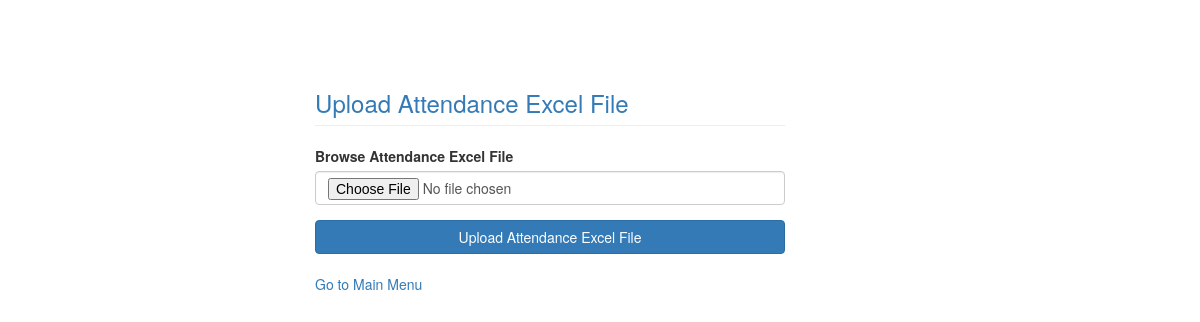
/upload_attendance, run on an earlier commit of the app's database.
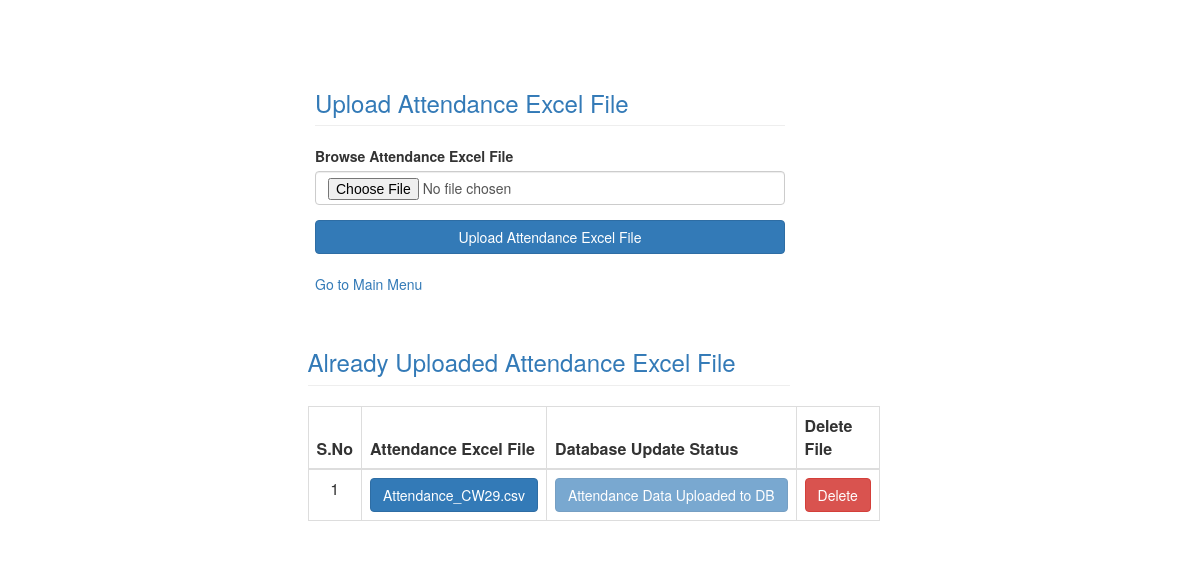
And on a later commit of the database.
### tables this page shows
CREATE TABLE attendance_data (
    pid integer primary key,
    exceldata TEXT,
    dbupdate TEXT default 'N'
    );

### app.py (the view)
@app.route('/upload_attendance')
def upload_attendance():
    con = sqlite3.connect("IR40.db")
    con.row_factory = sqlite3.Row
    cur = con.cursor()
    cur.execute("select * from attendance_data")
    data = cur.fetchall()
    con.close()
    return render_template("upload_attendance_excel.html", data=data)

### templates/upload_attendance_excel.html (shortened to what this page needs)
<html>
    <head>
        <link rel="stylesheet" href="{{url_for('static',filename='css/bootstrap.min.css')}}">
    </head>
    <body>
        <div class="col-md-offset-3 col-md-5" style="margin-top:50px">
            <form action="/upload_attendance_excel" method="POST" enctype="multipart/form-data">
                <h3 class="page-header text-primary">Upload Attendance Excel File</h3>
                 <div class="form-group">
                    <label>Browse Attendance Excel File</label>
                    <input type="file" class="form-control" name="uploadExcel">
                </div>
                <div class="form-group">
                    <input type="submit" value="Upload Attendance Excel File" class="btn btn-primary btn-block">
                    <br>
                    <a href="/menu">Go to Main Menu</a>
                </div>
            </form>
        </div>
        {% if data %}
            <div class="row">
            <div class="col-md-offset-3 col-md-5">
                <h3 class="page-header text-primary "><span class="fa fa-image">  Already Uploaded Attendance Excel File</span></h3>
                 <table class="table table-bordered">
                      <thead>
                            <tr>
                            <th>S.No</th>
                            <th>Attendance Excel File</th>
                            <th>Database Update Status</th>
                            <th>Delete File</th>
                        </tr>
                        </thead>
                     {% for res in data %}
                     {% set i=loop.index %}
                        <tbody>
                            <tr>
                                <td style="text-align:center">{{i}}</td>
                                <td><a href="{{url_for('view_attendance_data', id = res['pid'])}}" target="_blank" rel="noopener noreferrer"  class="btn btn-primary btn-block">{{res['exceldata']}}</a></td>
                                {% if res['dbupdate'] =='Y'%}
                                    <td><a href="" class="btn btn-primary btn-block" disabled>Attendance Data Uploaded to DB</a> </td>
                                {% else %}
                                <td><a href="{{url_for('insert_attendance_into_db', id = res['pid'])}}" class="btn btn-primary btn-block" >Upload Attendance to Database</a> </td>
                                {% endif %}
                                <td><a href="{{url_for('delete_attendance_record', id = res['pid'])}}" class="btn btn-danger btn-block">Delete</a></td>
                            </tr>
                        </tbody>
                {% endfor %}
                      </table>
            </div>
        </div>
        {% endif %}
    </body>
</html>

What changed in the data, as far as the page shows it:
added attendance_data: pid "1", exceldata "Attendance_CW29.csv", dbupdate "Attendance Data Uploaded to DB"
Also different on the page:
text now shown: "Already Uploaded Attendance Excel File S.No Attendance Excel File Database Update Status Delete File"
